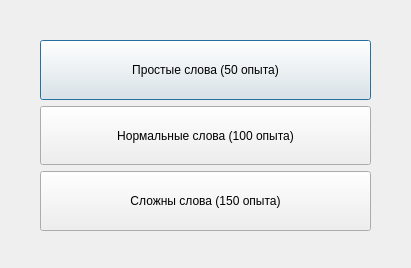
<?xml version="1.0" encoding="UTF-8"?>
<ui version="4.0">
 <class>Dialog</class>
 <widget class="QDialog" name="Dialog">
  <property name="geometry">
   <rect>
    <x>0</x>
    <y>0</y>
    <width>411</width>
    <height>268</height>
   </rect>
  </property>
  <property name="windowTitle">
   <string>Dialog</string>
  </property>
  <widget class="QWidget" name="verticalLayoutWidget">
   <property name="geometry">
    <rect>
     <x>40</x>
     <y>40</y>
     <width>331</width>
     <height>191</height>
    </rect>
   </property>
   <layout class="QVBoxLayout" name="verticalLayout">
    <item>
     <widget class="QPushButton" name="easyButton">
      <property name="sizePolicy">
       <sizepolicy hsizetype="Minimum" vsizetype="Expanding">
        <horstretch>0</horstretch>
        <verstretch>0</verstretch>
       </sizepolicy>
      </property>
      <property name="text">
       <string>Простые слова (50 опыта)</string>
      </property>
     </widget>
    </item>
    <item>
     <widget class="QPushButton" name="normalButton">
      <property name="sizePolicy">
       <sizepolicy hsizetype="Minimum" vsizetype="Expanding">
        <horstretch>0</horstretch>
        <verstretch>0</verstretch>
       </sizepolicy>
      </property>
      <property name="text">
       <string>Нормальные слова (100 опыта)</string>
      </property>
     </widget>
    </item>
    <item>
     <widget class="QPushButton" name="hardButton">
      <property name="sizePolicy">
       <sizepolicy hsizetype="Minimum" vsizetype="Expanding">
        <horstretch>0</horstretch>
        <verstretch>0</verstretch>
       </sizepolicy>
      </property>
      <property name="text">
       <string>Сложны слова (150 опыта)</string>
      </property>
     </widget>
    </item>
   </layout>
  </widget>
 </widget>
 <resources/>
 <connections/>
</ui>
